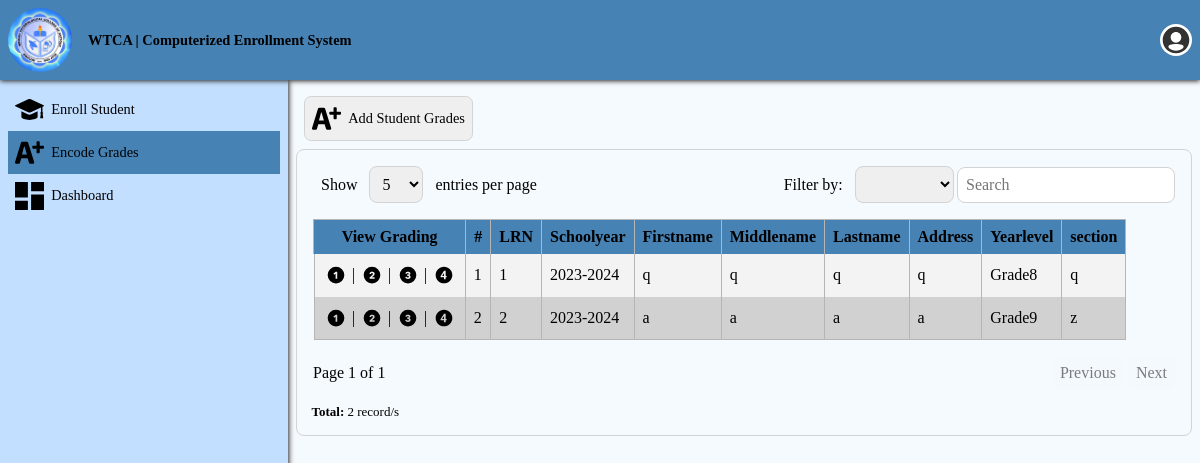
The app's page /registrar/encode_grades.php (signed in) with its own data.
### tables this page shows
CREATE TABLE `details` (
  `detail_id` int(11) NOT NULL,
  `school_year_id` int(11) NOT NULL,
  `year_level` enum('Grade7','Grade8','Grade9','Grade10') NOT NULL,
  `section` varchar(100) NOT NULL,
  `student_id` int(11) NOT NULL
);

CREATE TABLE `students` (
  `student_id` int(11) NOT NULL,
  `lrn` int(11) NOT NULL,
  `first_name` varchar(100) NOT NULL,
  `middle_name` varchar(100) NOT NULL,
  `last_name` varchar(100) NOT NULL,
  `suffix` enum('jr.','sr.','i','ii','iii','iv') NOT NULL,
  `sex` enum('male','female') NOT NULL,
  `birth_date` date NOT NULL,
  `address` varchar(100) NOT NULL,
  `contact_number` varchar(15) NOT NULL,
  `email_address` varchar(100) NOT NULL,
  `age` varchar(10) NOT NULL,
  `user_id` int(11) NOT NULL
);

CREATE TABLE `school_year` (
  `school_year_id` int(11) NOT NULL,
  `school_year_value` varchar(100) NOT NULL
);

### registrar/encode_grades.php (the view, shortened to what this page needs)
<!DOCTYPE html>
<html lang="en">
    <?php include("../universal/head.php");?>
    <body>
        <?php include("../universal/top_nav.php");?>
        <?php include("../universal/reg_left_nav.php");?>
        <section class="section-content">
        <header class="content-action">
                <button type="button" onclick="addStudentsGradeCta()"><img src="../assets/icons/grades.svg">Add Student Grades</button>
        </header>
        <div class="data">
                <div class="top-actions">
                    <aside class="left">
                        <label for="entriesName">Show</label>
                        <select id="entriesName" onchange="entriesNameCta()">
                            <option value="5" selected>5</option>
                        </select>
                        <label for="entriesName">entries per page</label>
                    </aside>
                    <aside class="right">
                        <div class="filter-by">
                            <label for="filter">Filter by:</label>
                            <select id="filterName">
                                <option value=""></option>
                                <option value="first_name">firstname</option>
                            </select>
                        </div>
                        <div class="search-bar">
                            <input type="search" oninput="searchStudentGradeCta()" id="searchName" placeholder="Search">
                        </div>
                    </aside>
                </div>
                <div tableName>
                    <div class="table-data">
                        <table>
                            <thead>
                                <tr>
                                    <th>View Grading</th>
                                    <th>#</th>
                                    <th>LRN</th>
                                    <th>Schoolyear</th>
                                    <th>Firstname</th>
                                    <th>Middlename</th>
                                    <th>Lastname</th>
                                    <th>Address</th>
                                    <th>Yearlevel</th>
                                    <th>section</th>
                                </tr>
                            </thead>
                            <tbody>
                                <?php
                                    if(isset($_GET['pageNo']) && $_GET['pageNo'] !== ""){
                                        $pageNo = $_GET['pageNo'];
                                    }
                                    else{
                                        $pageNo = 1;
                                    }
                                    $entriesPerPage = 5;
                                    $offset = ($pageNo - 1) * $entriesPerPage;
                                    $prevPage = $pageNo - 1;
                                    $nextPage = $pageNo + 1;
                                    $countAllEntries = mysqli_query($conn, "SELECT COUNT(*) as total_records FROM `students`;");
                                    $records = mysqli_fetch_array($countAllEntries);
                                    $totalRecords = $records['total_records'];
                                    $noOfPages = ceil($totalRecords / $entriesPerPage);
                                    $sql = "SELECT * FROM `students` INNER JOIN `details` ON `students`.`student_id`=`details`.`student_id` INNER JOIN `school_year` ON `details`.`school_year_id`=`school_year`.`school_year_id`  ORDER BY `students`.`student_id` ASC LIMIT $offset, $entriesPerPage;";
                                    $query = mysqli_query($conn,$sql);
                                    if(mysqli_num_rows($query)>0){
                                        while($rows = mysqli_fetch_assoc($query)){?>
                                            <tr>
                                                <td class="td-action">
                                                    <div>
                                                        <img src="../assets/icons/one-closed.svg" onclick="updateStudentGrades1Cta(<?php echo $rows['student_id'] ?>)">
                                                    </div>
                                                    <span>|</span>
                                                    <div>
                                                        <img src="../assets/icons/two-closed.svg" onclick="updateStudentGrades2Cta(<?php echo $rows['student_id'] ?>)">
                                                    </div>
                                                    <span>|</span>
                                                    <div>
                                                        <img src="../assets/icons/three-closed.svg" onclick="updateStudentGrades3Cta(<?php echo $rows['student_id'] ?>)">
                                                    </div>
                                                    <span>|</span>
                                                    <div>
                                                        <img src="../assets/icons/four-closed.svg" onclick="updateStudentGrades4Cta(<?php echo $rows['student_id'] ?>)">
                                                    </div>
                                                </td>
                                                <td><?php echo $rows['student_id']?></td>
                                                <td><?php echo $rows['lrn']?></td>
                                                <td><?php echo $rows['school_year_value']?></td>
                                                <td><?php echo $rows['first_name']?></td>
                                                <td><?php echo $rows['middle_name']?></td>
                                                <td><?php echo $rows['last_name']?></td>
                                                <td><?php echo $rows['address']?></td>
                                                <td><?php echo $rows['year_level']?></td>
                                                <td><?php echo $rows['section']?></td>
                                            </tr><?php
                                        }
                                    }
                                    else{
                                        echo "<tr><td colspan='9'>No results or no data in the table</td></tr>";
                                        $pageNo = 0;
                                    }
                                ?>
                            </tbody>
                        </table>
                    </div>
                    <div class="pagination">
                        <aside>
                            <p id="pageOfPage">Page <?php echo $pageNo?> of <?php echo $noOfPages?></p>
                        </aside>
                        <aside>
                            <?php
                                if($pageNo <= 1){?>
                                    <button type="button" class="button-disabled" disabled>Previous</button><?php
                                }
                                else{?>
                                    <button type="button" onclick="prevPageNameCta(<?php echo $prevPage?>)">Previous</button><?php
                                }
                                if($pageNo >= $noOfPages){?>
                                    <button type="button" class="button-disabled" disabled>Next</button><?php
                                }
                                else{?>
                                    <button type="button" onclick="nextPageNameCta(<?php echo $nextPage?>)">Next</button><?php
                                }
                            ?>
                        </aside>
                    </div>
                </div>
                <div class="total-data">
                    <?php
                        $query = mysqli_query($conn, "SELECT COUNT(*) FROM `students`;");
                        $rows = mysqli_fetch_array($query);
                        $total = $rows[0];
                    ?>
                    <p><b>Total:</b> <?=$total?> record/s</p>
                </div>
            </div>
        </section>
    </body>
</html>

### universal/head.php (shortened to what this page needs)
<head>
    <link rel="stylesheet" href="../assets/css/style.css">
</head>

### universal/top_nav.php (shortened to what this page needs)
<header class="header-top">
    <aside class="aside-left">
        <img src="../assets/images/logo.jpeg" alt="logo">
        <p>WTCA | Computerized Enrollment System</p>
    </aside>
    <aside class="aside-right">
        <img src="../assets/icons/user.svg" onclick="logoutAccount()" alt="user">
    </aside>
</header>

### universal/reg_left_nav.php
<header class="header-left">
    <nav>
        <ul>
            <a href="./enroll_student.php">
                <li enroll_student-php><img src="../assets/icons/students.svg" alt="users">Enroll Student</li>
            </a>
            <a href="./encode_grades.php">
                <li encode_grades-php><img src="../assets/icons/grades.svg" alt="users">Encode Grades</li>
            </a>
            <a href="./reports.php">
                <li reports-php><img src="../assets/icons/dashboard.svg" alt="reports">Dashboard</li>
            </a>
        </ul>
    </nav>
</header>

### records on screen
details: student "1", student.lrn "1", school_year.school_year_value "2023-2024", student.first_name "q", student.middle_name "q", student.last_name "q", student.address "q", year_level "Grade8", section "q"
details: student "2", student.lrn "2", school_year.school_year_value "2023-2024", student.first_name "a", student.middle_name "a", student.last_name "a", student.address "a", year_level "Grade9", section "z"

### other values on screen
$pageNo "1"
$noOfPages "1"
$total "2"
